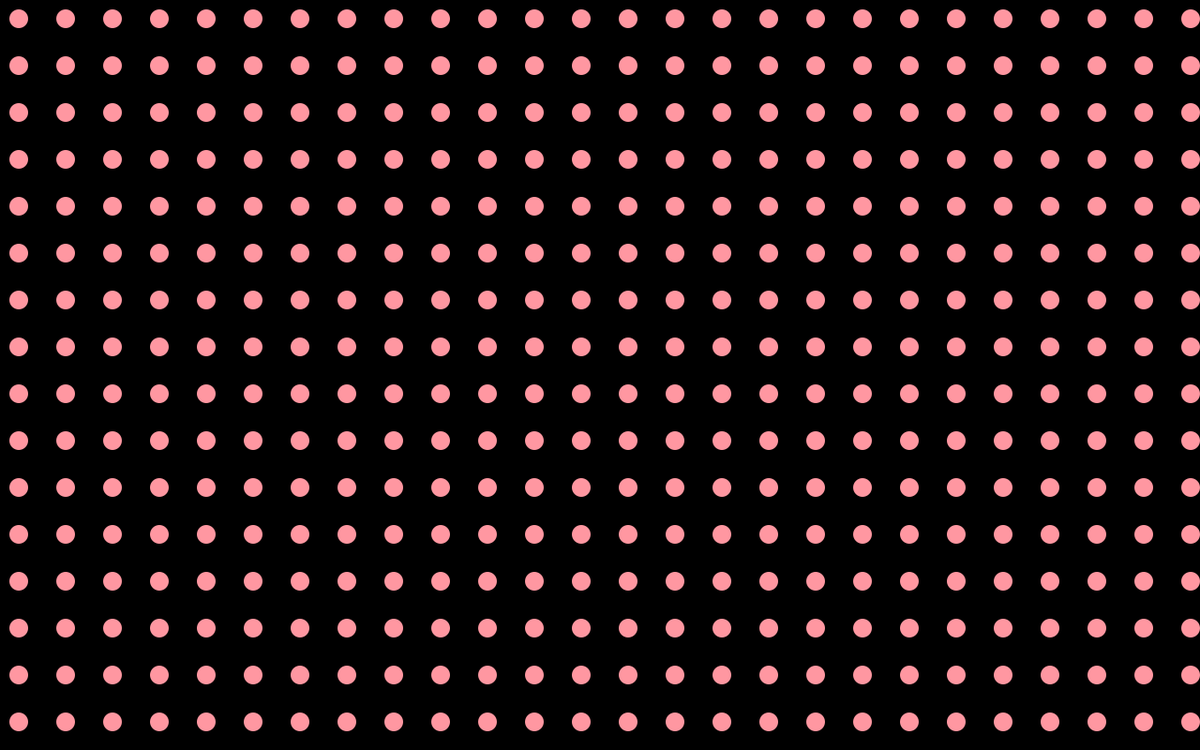
Frame 1 (no input)
Frame 60 (the mouse pressed at the canvas centre just before this capture): identical to frame 1, image omitted
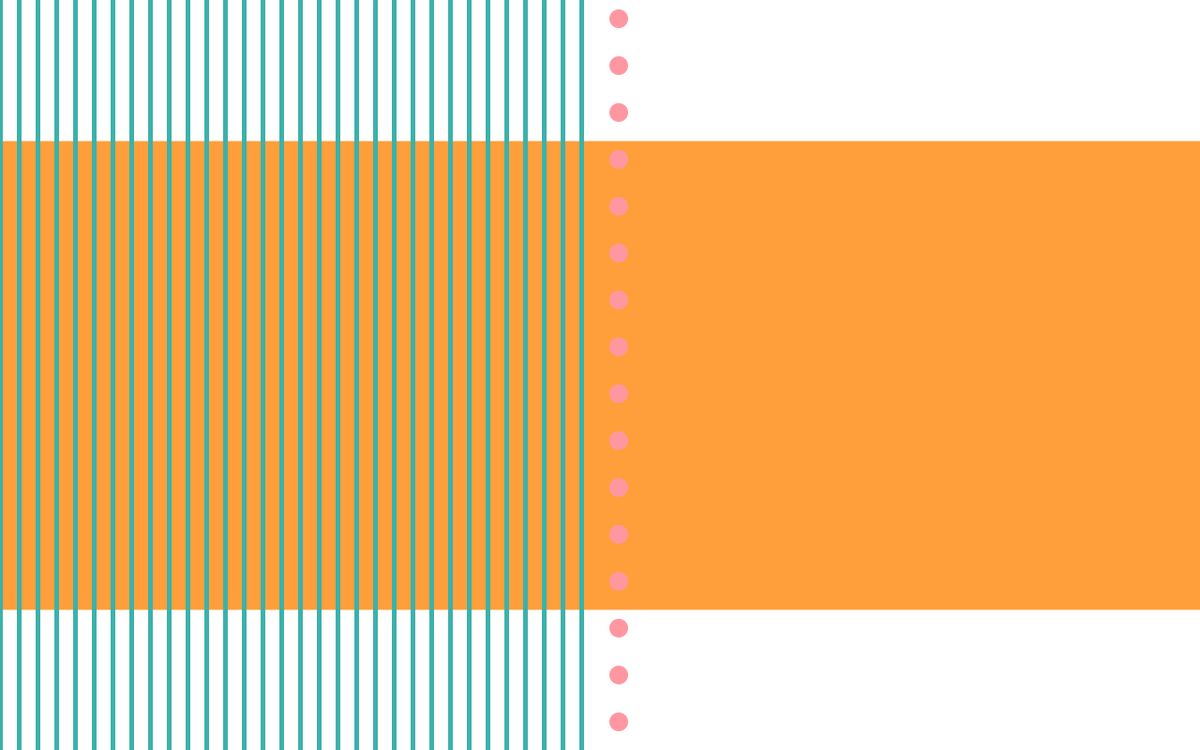
Frame 120 (the mouse held since frame 60 and released just before this capture)

The Processing sketch that drew these frames (run headless with seeded random() and noise(); from frame 60 on, the mouse is pressed at the canvas centre):

// Processing sketch: s06c01PaloSastre
// ── s06c01PaloSastre.pde
//UDD - Expresion Digital II
//s06c01PaloSastre
/*
Al mover el mouse de izquierda a derecha, aparecen lineas verticales y/o circulos. 
Si lo muevo de arriba a abajo, el fondo cambia de negro a blanco. 
Al apretar las teclas "a" o "s", cambia el grosor del stroke y los colores de los circulos 
y lineas se intercambian. 
Si se hace y se mantiene el click, aparece una linea gruesa en la mitad de la pantalla 
que cambia el inicio de ella según mouseY.
*/
//Colores
color a, cb, cn, co, ca, strokeLinea;

//Posicion
float distCirculo;


//Grosor
int grosorStroke;

void setup() {
  size(1280, 800); //tamaño del canvas es 1280px por 800px

  //Colores
  cb = color(255); //blanco
  cn = color (0); //negro
  co = color (255, 159, 59); //naranjo
  ca = color (218, 232, 29); //amarillo
  a = color(255, 151, 161); //rosado
  strokeLinea = color(61, 177, 171); //stroke verde

  //Grosor
  grosorStroke = 5; //grosor del stroke de 5px
}

void draw() {

  //Si mouseY es menor a la mitad del canvas, el fondo es negro; por el contrario, es blanco
  if (mouseY < 400) {
    background (cn);
  } else {
    background(cb);
  }

  //Si mantengo click, línea que va desde (0,mouseY) hasta (width,400)
  if (mousePressed) {
    stroke(co);
    strokeWeight(500);
    line(0, mouseY, width, 400);
  }

  //Aparecen lineas verticales de izq a der segun mouseX
  for (int x = 0; x < mouseX; x = x + 20) {
    stroke(strokeLinea);
    strokeWeight(grosorStroke);
    line(x, 0, x, height);
  }

  //Circulos que aparecen de der a izq, y la distancia entre ellos en x depende de mouseX
  for (int i = 20; i < width; i += mouseX + 50) {
    for (int j = 20; j < height; j += 50) {
      distCirculo = mouseX + i;
      fill(a);
      noStroke();
      ellipse(distCirculo, j, 20, 20);
    }
  }
}

//Teclado
void keyPressed() {

  //Si apreto "a", el color rosado cambia a verde y el verde cambia a rosado; y stroke es 8
  if (key == 'a') { 
    a = color (61, 177, 171);
    strokeLinea = color (255, 151, 161);
    grosorStroke = 8;
  }

  //Si apreto "s", el color verde cambia a rosado y el rosado cambia a verde; y stroke es 3
  if (key == 's') {
    a = color (255, 151, 161);
    strokeLinea = color (61, 177, 171);
    grosorStroke = 3;
  }
}
